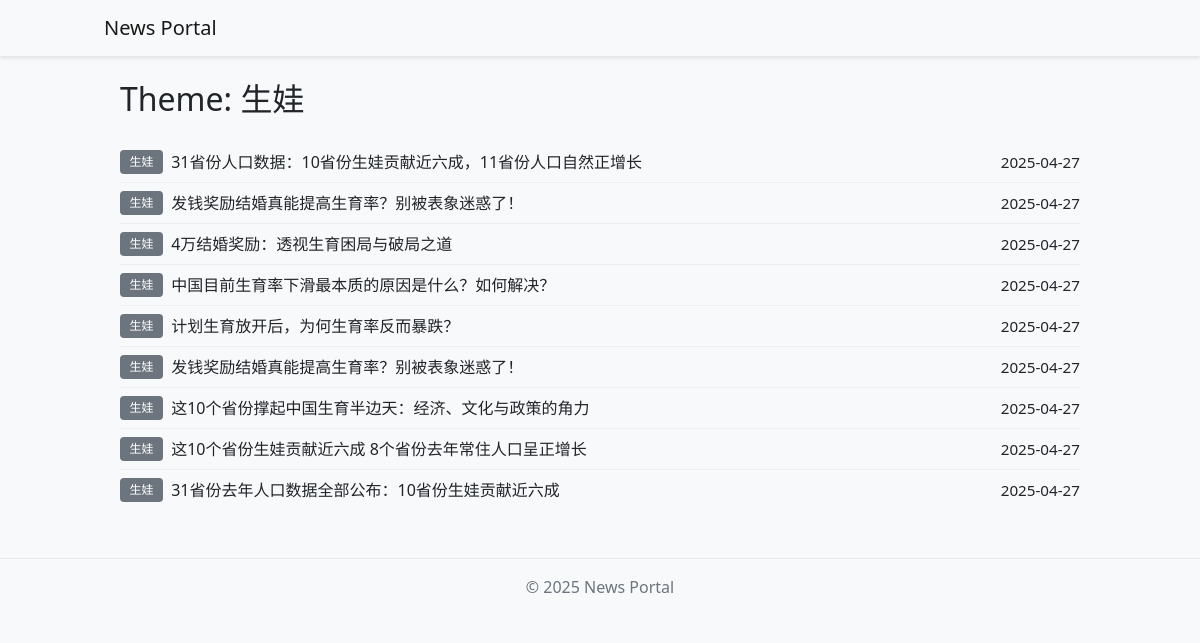
The page /tag/1 on the database its author committed.
### app/models.py (models this page shows, shortened)
class Tag(db.Model):
    id = db.Column(db.Integer, primary_key=True)
    name = db.Column(db.String(50), unique=True, nullable=False)
    created_at = db.Column(db.DateTime, default=datetime.utcnow)

class Article(db.Model):
    id = db.Column(db.Integer, primary_key=True)
    title = db.Column(db.String(200), nullable=False)
    subtitle = db.Column(db.String(200))
    content = db.Column(db.Text, nullable=False)
    is_published = db.Column(db.Boolean, default=False)
    is_top = db.Column(db.Boolean, default=False)
    is_recommended = db.Column(db.Boolean, default=False)
    created_at = db.Column(db.DateTime, default=datetime.utcnow)
    updated_at = db.Column(
        db.DateTime, default=datetime.utcnow, onupdate=datetime.utcnow
    )
    author_id = db.Column(db.Integer, db.ForeignKey("user.id"))
    tags = db.relationship("Tag", secondary="article_tag", backref="articles")
    images = db.relationship("Image", backref="article", lazy="dynamic")

### app/main/routes.py (the view)
@bp.route("/tag/<int:id>")
def tag(id):
    tag = Tag.query.get_or_404(id)
    page = request.args.get("page", 1, type=int)
    articles = (
        Article.query.filter(
            Article.tags.any(Tag.id == id), Article.is_published == True
        )
        .order_by(Article.created_at.desc())
        .paginate(page=page, per_page=current_app.config["POSTS_PER_PAGE"])
    )
    return render_template("main/tag.html", tag=tag, articles=articles)

### app/templates/main/tag.html (shortened to what this page needs)
{% extends "base.html" %} {% block title %}Theme: {{ tag.name }}{% endblock %}
{% block content %}
<div class="container mt-4">
  <h2 class="mb-4">Theme: {{ tag.name }}</h2>
  {% if articles.items %} {% for article in articles.items %}
  <div
    class="article-list-row{% if not loop.last %} not-last{% endif %}"
    onclick="window.location='{{ url_for('main.article', id=article.id) }}'"
    style="cursor: pointer"
  >
    <div class="article-list-tags">
      {% for tag in article.tags %}
      <a
        href="{{ url_for('main.tag', id=tag.id) }}"
        class="badge bg-secondary text-decoration-none"
        onclick="event.stopPropagation();"
        >{{ tag.name }}</a
      >
      {% endfor %}
    </div>
    <div class="article-list-title">{{ article.title }}</div>
    <div class="article-list-date">
      {{ article.created_at.strftime('%Y-%m-%d') }}
    </div>
  </div>
  {% endfor %}  {% else %}
  <p>No related articles.</p>
  {% endif %}
</div>
{% endblock %}

### app/static/css/style.css (style rules this page uses)
body { background-color: #f8f9fa; }
.badge { font-weight: normal; padding: 0.5em 0.8em; }
.container { margin: 0 auto; padding: 0rem 1rem; min-width: 350px; max-width: 1024px; }
.article-list-row { display: flex !important; flex-direction: row !important; align-items: center !important; width: 100% !important; padding: 0.5rem 0 !important; margin: 0 !important; border: none !important; background: none !important; color: inherit !important; text-decoration: none !important; cursor: pointer; }
.article-list-row.not-last { border-bottom: 1px solid #eee !important; }
.article-list-tags { display: flex !important; align-items: center !important; overflow: hidden; text-overflow: ellipsis; white-space: nowrap; }
.article-list-tags .badge { margin-right: 0.5rem; }
.article-list-tags .badge:last-child { margin-right: 0.5rem; }
.article-list-title { flex: 1 !important; min-width: 0 !important; margin: 0 !important; font-size: 1rem !important; color: inherit !important; overflow: hidden !important; text-overflow: ellipsis !important; white-space: nowrap !important; }
.article-list-date { margin-left: 1rem !important; min-width: 60px !important; max-width: 100px !important; font-size: 0.95rem !important; color: inherit !important; text-align: right !important; line-height: 1.5 !important; flex-shrink: 0 !important; overflow: hidden !important; text-overflow: ellipsis !important; white-space: nowrap !important; }
.article-list-tags { display: flex; align-items: center; gap: 0.25rem; }

### rows shown on the page
Tag: name "生娃"
Article: title "31省份人口数据：10省份生娃贡献近六成，11省份人口自然正增长", created_at "2025-04-27"
Article: title "发钱奖励结婚真能提高生育率？别被表象迷惑了！", created_at "2025-04-27"
Article: title "4万结婚奖励：透视生育困局与破局之道", created_at "2025-04-27"
Article: title "中国目前生育率下滑最本质的原因是什么？如何解决？", created_at "2025-04-27"
Article: title "计划生育放开后，为何生育率反而暴跌？", created_at "2025-04-27"
Article: title "发钱奖励结婚真能提高生育率？别被表象迷惑了！", created_at "2025-04-27"
Article: title "这10个省份撑起中国生育半边天：经济、文化与政策的角力", created_at "2025-04-27"
Article: title "这10个省份生娃贡献近六成 8个省份去年常住人口呈正增长", created_at "2025-04-27"
Article: title "31省份去年人口数据全部公布：10省份生娃贡献近六成", created_at "2025-04-27"
